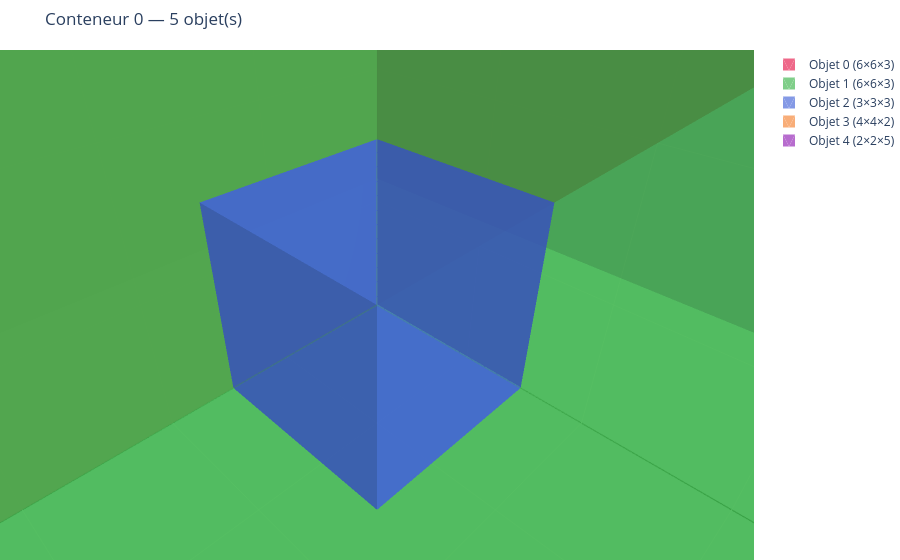

Here is the notebook cell this chart was saved with:
### Code cell
fig = plot_bin(items, result, bin_idx=0, container=container)
fig.show()

### Figure 1 — Plotly figure (JSON) as saved in the notebook; plotly's stock layout.template omitted (floating-point values rounded to 4 significant figures)
{"data": [{"line": {"color": "black", "width": 3}, "mode": "lines", "name": "Conteneur", "showlegend": false, "type": "scatter3d", "x": [0, 10, null, 10, 10, null, 10, 0, null, 0, 0, null, 0, 10, null, 10, 10, null, 10, 0, null, 0, 0, null, 0, 0, null, 10, 10, null, 10, 10, null, 0, 0, null], "y": [0, 0, null, 0, 10, null, 10, 10, null, 10, 0, null, 0, 0, null, 0, 10, null, 10, 10, null, 10, 0, null, 0, 0, null, 0, 0, null, 10, 10, null, 10, 10, null], "z": [0, 0, null, 0, 0, null, 0, 0, null, 0, 0, null, 10, 10, null, 10, 10, null, 10, 10, null, 10, 10, null, 0, 10, null, 0, 10, null, 0, 10, null, 0, 10, null]}, {"color": "#e6194b", "flatshading": true, "i": [0, 0, 4, 4, 0, 0, 2, 2, 0, 0, 1, 1], "j": [1, 2, 5, 6, 1, 5, 3, 7, 3, 7, 2, 6], "k": [2, 3, 6, 7, 5, 4, 7, 6, 7, 4, 6, 5], "name": "Objet 0 (6×6×3)", "opacity": 0.65, "showlegend": true, "type": "mesh3d", "x": [2, 8, 8, 2, 2, 8, 8, 2], "y": [0, 0, 6, 6, 0, 0, 6, 6], "z": [6, 6, 6, 6, 9, 9, 9, 9]}, {"color": "#3cb44b", "flatshading": true, "i": [0, 0, 4, 4, 0, 0, 2, 2, 0, 0, 1, 1], "j": [1, 2, 5, 6, 1, 5, 3, 7, 3, 7, 2, 6], "k": [2, 3, 6, 7, 5, 4, 7, 6, 7, 4, 6, 5], "name": "Objet 1 (6×6×3)", "opacity": 0.65, "showlegend": true, "type": "mesh3d", "x": [1, 7, 7, 1, 1, 7, 7, 1], "y": [1, 1, 7, 7, 1, 1, 7, 7], "z": [3, 3, 3, 3, 6, 6, 6, 6]}, {"color": "#4363d8", "flatshading": true, "i": [0, 0, 4, 4, 0, 0, 2, 2, 0, 0, 1, 1], "j": [1, 2, 5, 6, 1, 5, 3, 7, 3, 7, 2, 6], "k": [2, 3, 6, 7, 5, 4, 7, 6, 7, 4, 6, 5], "name": "Objet 2 (3×3×3)", "opacity": 0.65, "showlegend": true, "type": "mesh3d", "x": [0, 3, 3, 0, 0, 3, 3, 0], "y": [0, 0, 3, 3, 0, 0, 3, 3], "z": [0, 0, 0, 0, 3, 3, 3, 3]}, {"color": "#f58231", "flatshading": true, "i": [0, 0, 4, 4, 0, 0, 2, 2, 0, 0, 1, 1], "j": [1, 2, 5, 6, 1, 5, 3, 7, 3, 7, 2, 6], "k": [2, 3, 6, 7, 5, 4, 7, 6, 7, 4, 6, 5], "name": "Objet 3 (4×4×2)", "opacity": 0.65, "showlegend": true, "type": "mesh3d", "x": [1, 5, 5, 1, 1, 5, 5, 1], "y": [6, 6, 10, 10, 6, 6, 10, 10], "z": [6, 6, 6, 6, 8, 8, 8, 8]}, {"color": "#911eb4", "flatshading": true, "i": [0, 0, 4, 4, 0, 0, 2, 2, 0, 0, 1, 1], "j": [1, 2, 5, 6, 1, 5, 3, 7, 3, 7, 2, 6], "k": [2, 3, 6, 7, 5, 4, 7, 6, 7, 4, 6, 5], "name": "Objet 4 (2×2×5)", "opacity": 0.65, "showlegend": true, "type": "mesh3d", "x": [8, 10, 10, 8, 8, 10, 10, 8], "y": [3, 3, 5, 5, 3, 3, 5, 5], "z": [0, 0, 0, 0, 5, 5, 5, 5]}], "layout": {"margin": {"b": 0, "l": 0, "r": 0, "t": 50}, "scene": {"aspectmode": "manual", "aspectratio": {"x": 10, "y": 10, "z": 10}, "xaxis": {"range": [0, 10], "title": {"text": "X (largeur)"}}, "yaxis": {"range": [0, 10], "title": {"text": "Y (profondeur)"}}, "zaxis": {"range": [0, 10], "title": {"text": "Z (hauteur)"}}}, "title": {"text": "Conteneur 0 — 5 objet(s)"}}}
